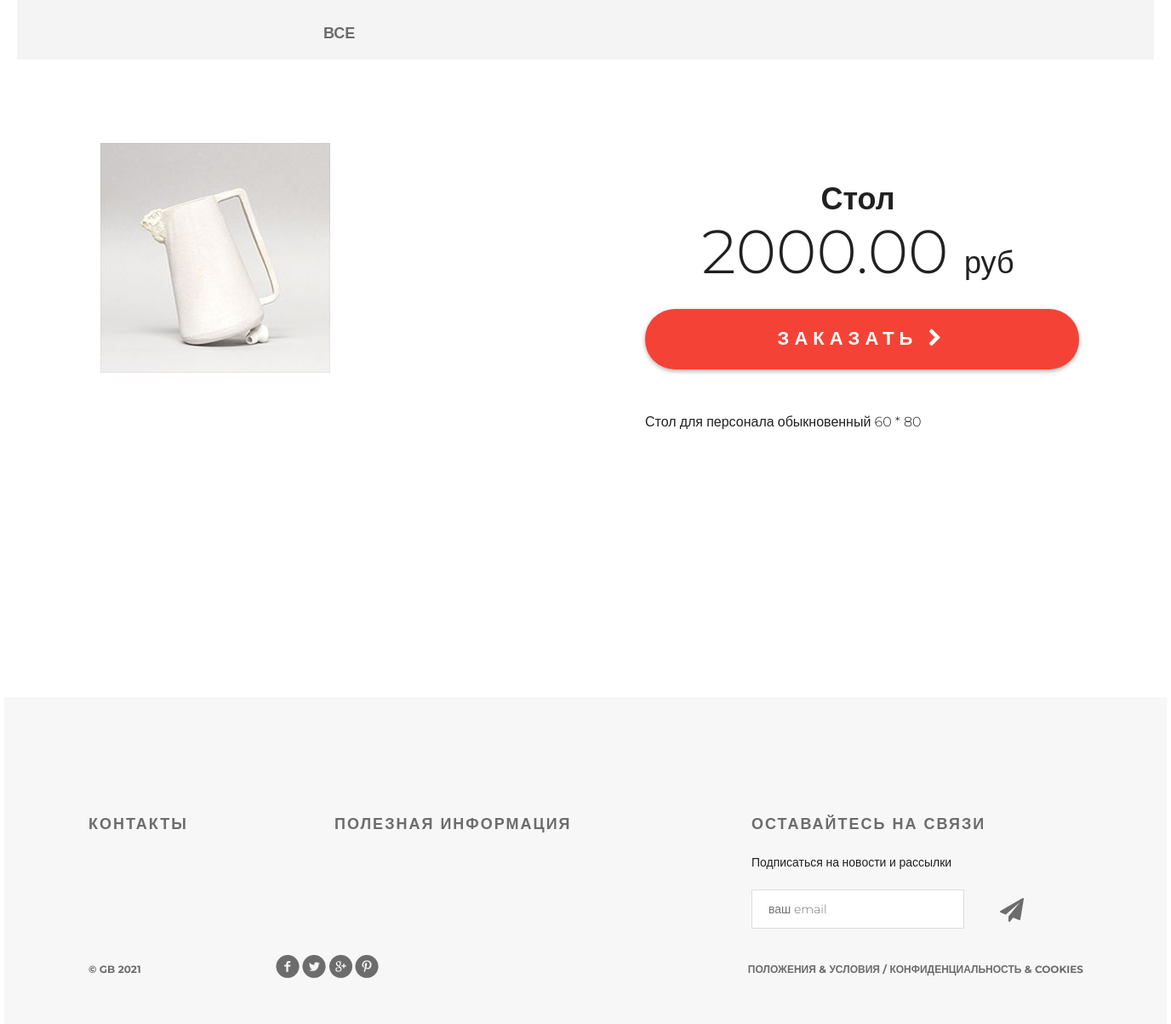
Screenshot of /products/product/3/ with the database file from the repository.
### mainapp/models.py (models this page shows, shortened)
class Product(models.Model):
    category = models.ForeignKey(ProductCategory, on_delete=models.CASCADE, verbose_name='категория')
    name = models.CharField(max_length=128, verbose_name='Название')
    image = models.ImageField(upload_to='product', blank=True, verbose_name='Картинка')
    short_desc = models.CharField(max_length=255, verbose_name='Краткое описание')
    description = models.TextField(verbose_name='Описание')
    price = models.DecimalField(decimal_places=2, max_digits=10, default=0, verbose_name='Цена')
    quantity = models.PositiveSmallIntegerField(default=0, verbose_name='Количество')
    is_active = models.BooleanField(default=True)
    class Meta:
        verbose_name = 'Продукт'
        verbose_name_plural = 'Продукты'
        ordering = ('-id',)

### mainapp/views.py (the view)
# urls.py: path('product/', api.api_product, name='api_product'),
def product(request, pk):
    link_menu = get_product()
    context = {
        'product': get_object_or_404(Product, pk=pk),
        'link_menu': link_menu,
    }
    return render(request, 'mainapp/product.html', context)

### mainapp/context_processors.py (called while the page is built)
def basket(request):
    basket_items = []
    if request.user.is_authenticated:
        basket_items = Basket.objects.filter(user=request.user)
    return {'basket': basket_items}  # всегда словарь возвращает

### mainapp/views.py (called while the page is built)
def get_product():
    if settings.LOW_CACHE:
        key = 'products'
        links_product = cache.get(key)
        if links_product is None:
            links_product = Product.objects.all()
            cache.set(key, links_product)
        return links_product
    return Product.objects.all()

### mainapp/templates/mainapp/product.html
{% extends 'mainapp/base.html' %}
{% load static %}
{% block content %}
  <div class="details">
    <div class="links clearfix">
      {% include 'mainapp/includes/inc_categories_menu.html' %}
    </div>
    <div class="details-products">
      <div class="details-slider">
        <div class="slider-product">
          <img src="/media/{{ product.image }}"
               alt="{{ product.short_desc }}">
        </div>
      </div>
      <div class="description">
        <h3 class="big-bold">{{ product.name }}</h3>
        <br>
        <p class="price"> {{ product.price }} <span>руб</span></p>
        <a href="{% url 'basket:add' product.pk %}" class="red-button">
          заказать
          <i class="fa fa-chevron-right" aria-hidden="true"></i>
        </a>
        <div class="description-text">
          {{ product.description }}
        </div>
      </div>
    </div>
  </div>
  <div class="clr"></div>
  {% endblock %}

### static/style.css (style rules this page uses)
* { margin: 0; padding: 0; }
body { font-family: 'Montserrat', sans-serif; }
html, body { height: 100%; }
.clr { height: 384px; }
.clearfix:after { content: ""; display: block; clear: both; }
.big-bold { color: #212121; font-size: 36px; font-weight: 700; text-align: left; margin-bottom: 24px; line-height: 36px; }
.links { height: 70px; background-color: #f4f4f4; position: relative; padding-left: 360px; }
.details-products { padding-left: 98px; padding-right: 98px; margin-top: 98px; height: 651px; }
.details-slider { width: 570px; float: left; margin-right: 30px; }
.slider-product { width: 570px; height: 570px; }
.description { width: 535px; float: right; padding-left: 35px }
.description .big-bold { color: #212121; font-size: 36px; font-weight: 700; text-align: center; margin-top: 47px; margin-bottom: 0px; }
.description .price { color: #212121; font-size: 72px; font-weight: 300; line-height: 48px; text-align: center; }
.description .price span { color: #212121; font-size: 36px; font-weight: 300; line-height: 48px; text-align: center; }
.red-button { display: block; height: 71px; width: 510px; border-radius: 35px; background-color: #f44336; text-align: center; text-transform: uppercase; text-decoration: none; color: #ffffff; font-size: 22px; font-weight: 700; line-height: 24px; box-shadow: 0px 2px 4.85px 0.15px rgba(33, 33, 33, 0.35); line-height: 70px; letter-spacing: 6px; margin-top: 31px; }
.description-text { margin-top: 50px; color: #212121; font-size: 16px; font-weight: 300; line-height: 24px; text-align: left; }

### rows the page displays
Product: image (picture), name "Стол", price "2000.00", description "Стол для персонала обыкновенный 60 * 80"
